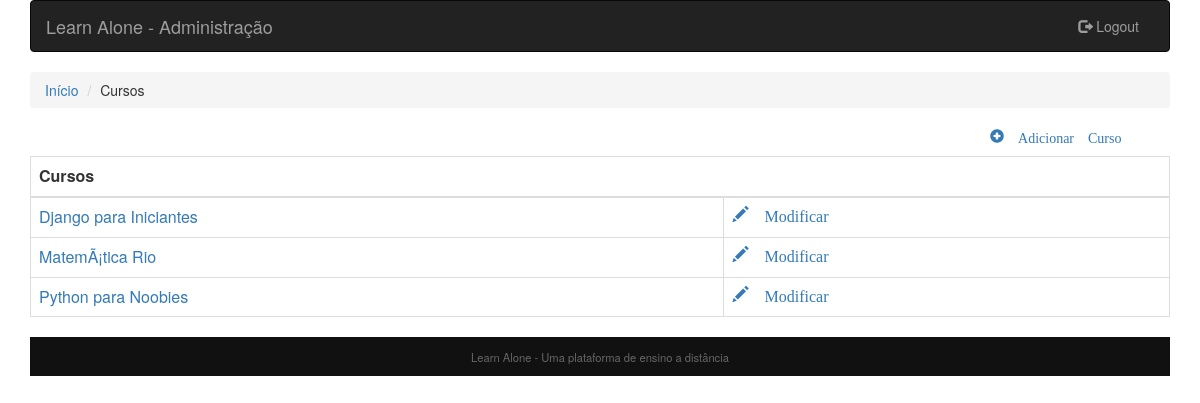
Page /admin/modificar_curso.php (signed in) on the committed database.
### tables this page shows
CREATE TABLE `curso` (
  `id` int(11) NOT NULL,
  `nome` varchar(50) DEFAULT NULL,
  `categoria_id` int(11) DEFAULT NULL,
  `descricao` text,
  `sobre` text,
  `image` longblob,
  `instrutor_id` int(11) NOT NULL
);

### admin/utils.php (called while the page is built, shortened)
<?php
function cursos(){
    try{
        $conexao = conn_mysql();
        $SQLSelect = 'SELECT curso.id, curso.nome, curso.categoria_id, curso.descricao, curso.image, instrutor.nome as instrutor FROM curso inner join instrutor on instrutor.id = curso.instrutor_id order by curso.nome';
        $operacao = $conexao->prepare($SQLSelect);
        $operacao->execute();
        $resultados = $operacao->fetchAll(PDO::FETCH_ASSOC);
        return $resultados;
    }
    catch(PDOException $excep){
        echo "Erro!: " . $excep->getMessage() . "\n";
        $conexao=null;
        die();
    }
}
?>

### admin/modificar_curso.php (the view, shortened to what this page needs)
<?php
include_once("../core/templates/cabecalho_adm.php");
include_once("utils.php");
$cursos = cursos();
?>
<div class="col-sm-14">
    <ul class="breadcrumb">
        <li><a href="./admin.php">Início</a></li>
        <li>Cursos</li>
    </ul>
</div>
<div class="row">
    <div class="col-sm-offset-10">
        <a href="./adicionar_curso.php"><span class="glyphicon glyphicon-plus-sign"> Adicionar Curso</span></a>
    </div>
</div>
<table border="1" class="table table-bordered">
    <thead>
      <tr>
        <th colspan="3">Cursos</th>
      </tr>
    </thead>
    <tbody>
        <?php
            if($cursos){
                foreach ($cursos as $curso){
        ?>
        <tr>
            <td colspan="2"><a href="./curso_edit.php?curso=<?php echo $curso['id']; ?>"> <?php echo utf8_decode($curso['nome']);?></a></td>
            <td><a href="./curso_edit.php?curso=<?php echo $curso['id']; ?>"><span class="glyphicon glyphicon-pencil"> Modificar</span></a></td>
        </tr>
        <?php
                }
            }
        ?>
    </tbody>
</table>
<?php
    include_once("../core/templates/rodape.php");
?>

### core/css/styles.css (style rules this page uses)
* { -webkit-box-sizing: border-box; -moz-box-sizing: border-box; box-sizing: border-box; }
.row { margin: 1em auto 1em; }
td, th { text-align: left; padding: 8px; }

### rows in the picture
curso: nome "Django para Iniciantes"
curso: nome "MatemÃ¡tica Rio"
curso: nome "Python para Noobies"
